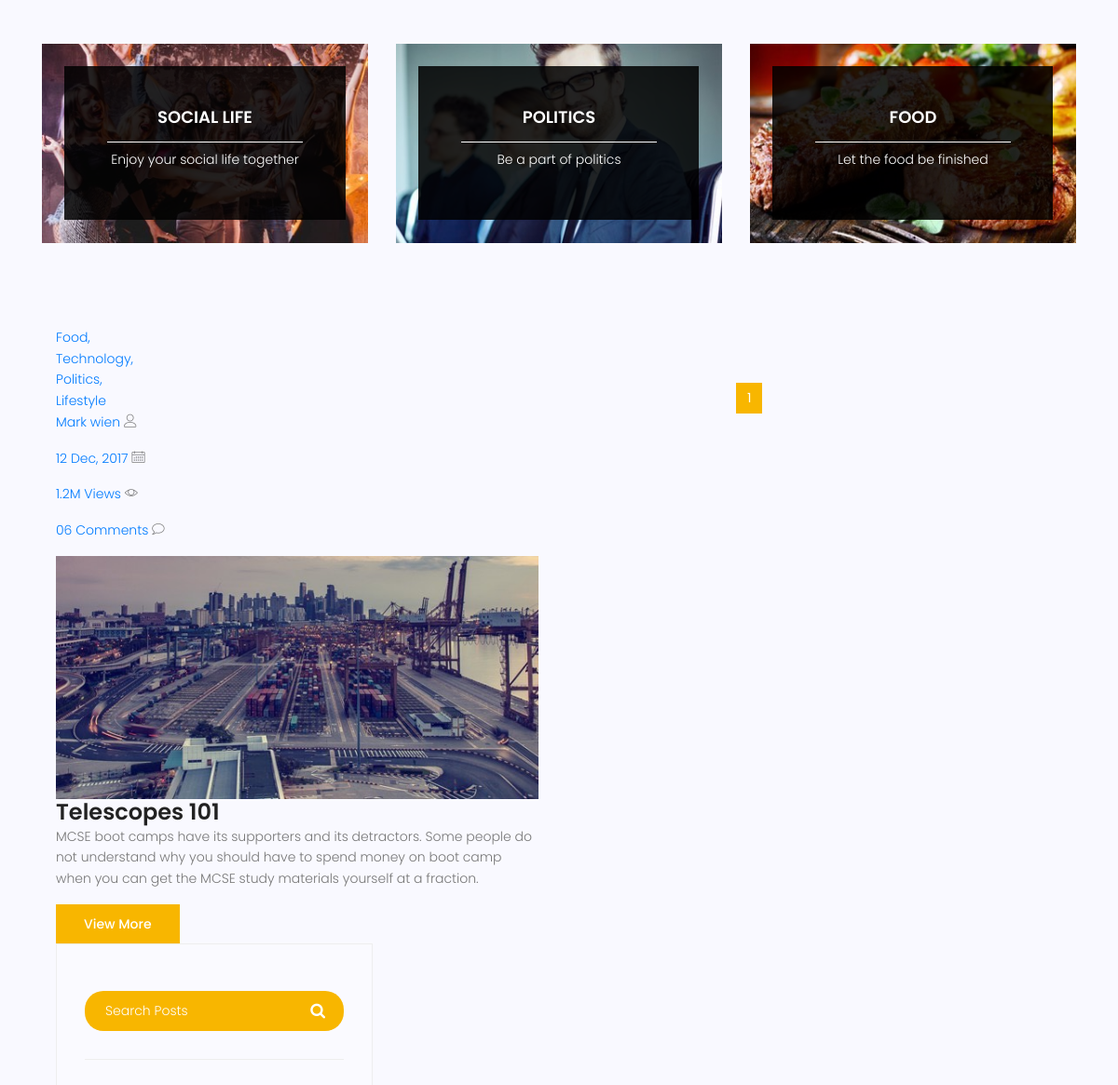
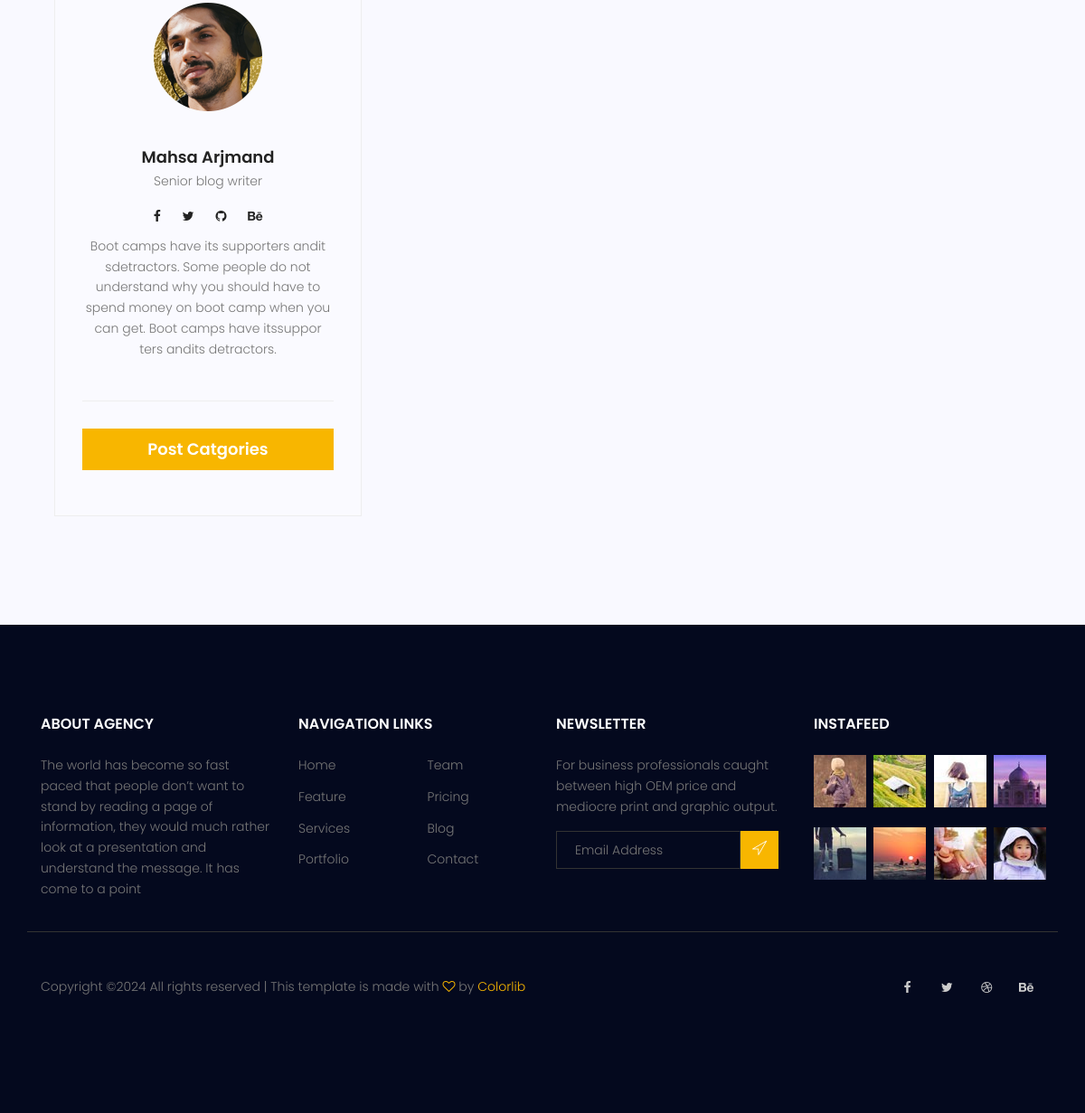
The page /blog/category/iot (lower part) on the database as committed earlier (2 pictures, top to bottom).
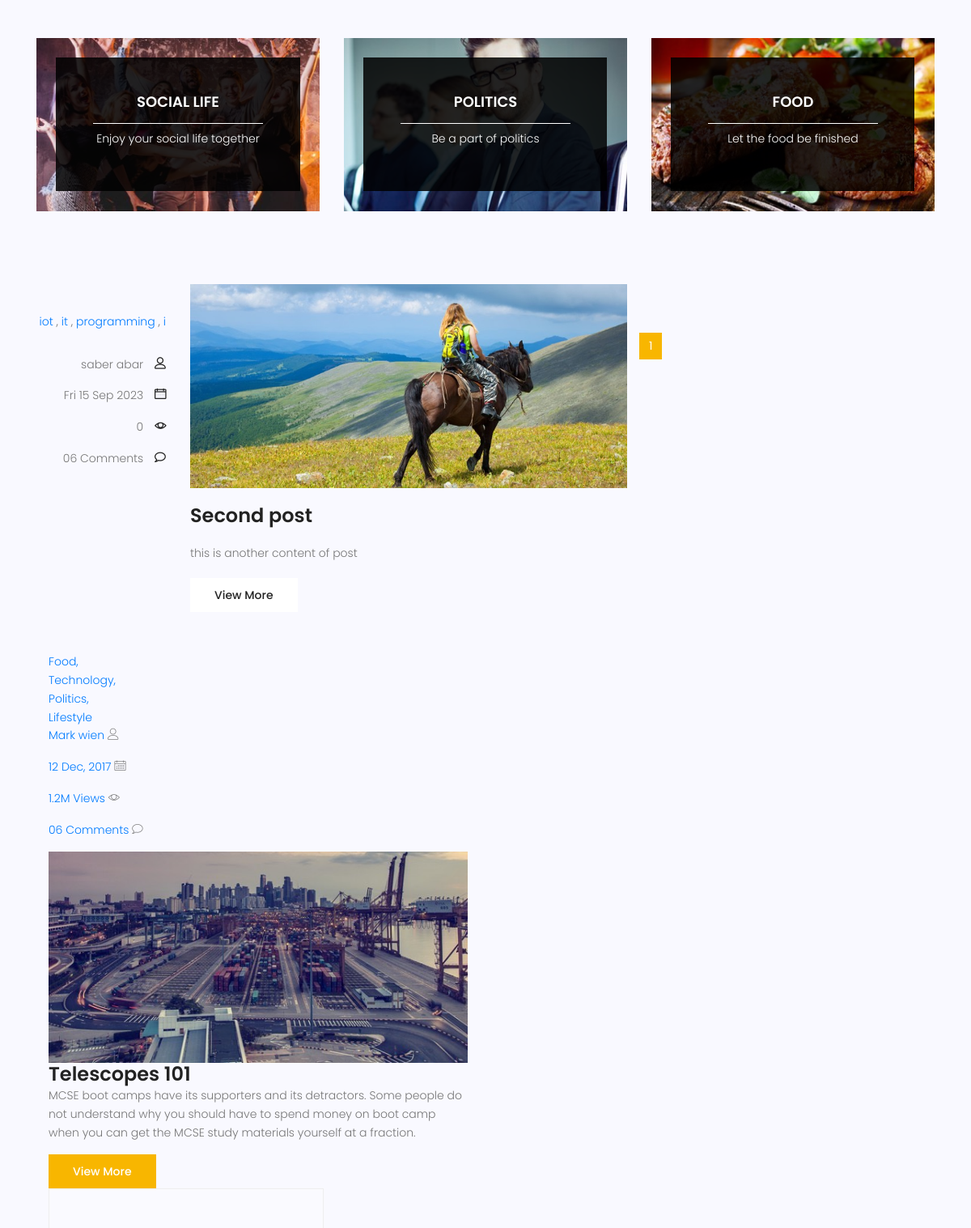
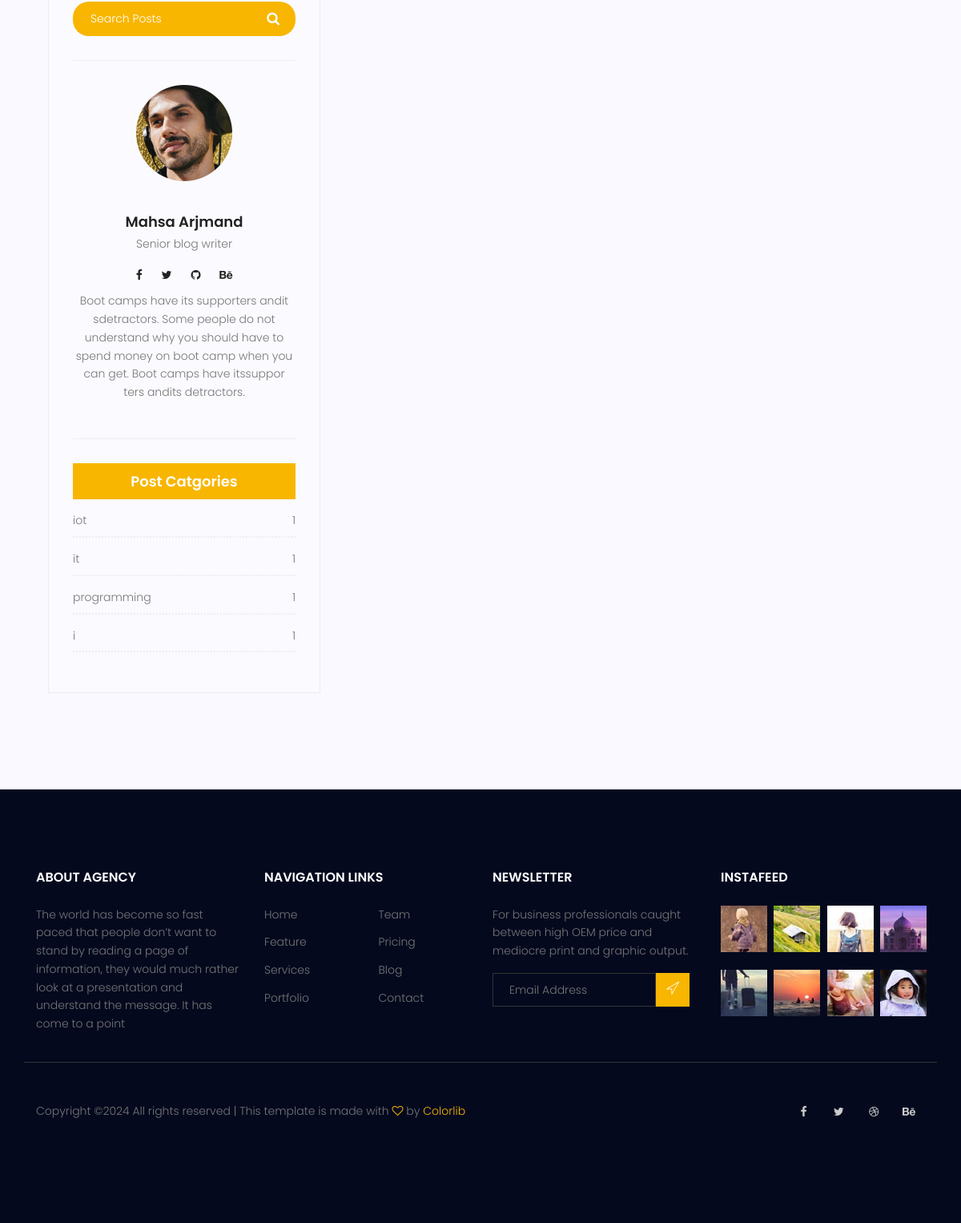
The same page on the database as committed later (2 pictures, top to bottom).
### blog/models.py (models this page shows, shortened)
class Category(models.Model):
    name= models.CharField(max_length=255)
    def __str__(self):
        return self.name

class Post(models.Model):
    image= models.ImageField(upload_to='blog/',default='blog/default.jpg')
    author= models.ForeignKey(User,on_delete=models.SET_NULL,null=True)
    title = models.CharField(max_length=255)
    content = models.TextField()
    category = models.ManyToManyField(Category)
    counted_views = models.IntegerField(default=0)
    status = models.BooleanField(default=False)
    published_date=models.DateTimeField(null=True)
    created_date=models.DateTimeField(auto_now_add=True)
    updated_date=models.DateTimeField(auto_now=True)
    class Meta:
        ordering = ['-created_date']

### blog/views.py (the view)
# urls.py: path('', blog_view, name='index'),
def blog_view(request,**kwargs):
    posts = Post.objects.filter(status=1)
    if kwargs.get('cat_name') != None:
        posts = posts.filter(category__name=kwargs['cat_name'])
    if kwargs.get('author_username') != None :
        posts = posts.filter(author__username = kwargs['author_username'])
    posts = Paginator(posts,3)
    try:
       page_number = request.GET.get('page')
       posts = posts.get_page(page_number)
    except PageNotAnInteger:
        posts = posts.get_page(1)
    except EmptyPage :
        posts= posts.get_page(1)
    context={'posts': posts}
    return render(request, 'blog/blog-home.html',context)

### blog/templatetags/blog_tags.py (called while the page is built)
@register.inclusion_tag('blog/blog-post-categories.html')
def postcategories():
    posts = Post.objects.filter(status=1)
    categories = Category.objects.all()
    cat_dict = {}
    for name in categories:
        cat_dict[name]= posts.filter(category=name).count()
    return {'categories':cat_dict}

### templates/blog/blog-home.html (shortened to what this page needs)
{% extends 'base.html' %}
{% load static %}
{% load blog_tags %}
{% block content %}
			<section class="top-category-widget-area pt-90 pb-90 ">
				<div class="container">
					<div class="row">
						<div class="col-lg-4">
							<div class="single-cat-widget">
								<div class="content relative">
									<div class="overlay overlay-bg"></div>
								    <a href="#" target="_blank">
								      <div class="thumb">
								  		 <img class="content-image img-fluid d-block mx-auto" src="{% static 'img/blog/cat-widget1.jpg' %}" alt="">
								  	  </div>
								      <div class="content-details">
								        <h4 class="content-title mx-auto text-uppercase">Social life</h4>
								        <span></span>
								        <p>Enjoy your social life together</p>
								      </div>
								    </a>
								</div>
							</div>
						</div>
						<div class="col-lg-4">
							<div class="single-cat-widget">
								<div class="content relative">
									<div class="overlay overlay-bg"></div>
								    <a href="#" target="_blank">
								      <div class="thumb">
								  		 <img class="content-image img-fluid d-block mx-auto" src="{% static 'img/blog/cat-widget2.jpg' %}" alt="">
								  	  </div>
								      <div class="content-details">
								        <h4 class="content-title mx-auto text-uppercase">Politics</h4>
								        <span></span>
								        <p>Be a part of politics</p>
								      </div>
								    </a>
								</div>
							</div>
						</div>
						<div class="col-lg-4">
							<div class="single-cat-widget">
								<div class="content relative">
									<div class="overlay overlay-bg"></div>
								    <a href="#" target="_blank">
								      <div class="thumb">
								  		 <img class="content-image img-fluid d-block mx-auto" src="{% static 'img/blog/cat-widget3.jpg' %}" alt="">
								  	  </div>
								      <div class="content-details">
								        <h4 class="content-title mx-auto text-uppercase">Food</h4>
								        <span></span>
								        <p>Let the food be finished</p>
								      </div>
								    </a>
								</div>
							</div>
						</div>
					</div>
				</div>
			</section>
			<section class="post-content-area">
				<div class="container">
					<div class="row">
						<div class="col-lg-8 posts-list">
                            {% for post in posts %}
							<div class="single-post row">
								<div class="col-lg-3  col-md-3 meta-details">
									<ul class="tags">
                                        {% for cat in post.category.all %}
                                            <a href="{% url 'blog:category' cat_name=cat.name %}">{{ cat.name }}</a> {% if not forloop.last %},{% endif %}
                                        {% endfor %}
									</ul>
									<div class="user-details row">
										<p class="user-name col-lg-12 col-md-12 col-6"><a href="{% url 'blog:author' author_username=post.author.username %}"> {{ post.author.get_full_name }}</a> <span class="lnr lnr-user"></span></p>
										<p class="date col-lg-12 col-md-12 col-6"><a href="#">{{post.published_date|date:"D d M Y"}}</a> <span class="lnr lnr-calendar-full"></span></p>
										<p class="view col-lg-12 col-md-12 col-6"><a href="#">{{post.counted_views}}</a> <span class="lnr lnr-eye"></span></p>
										<p class="comments col-lg-12 col-md-12 col-6"><a href="#">06 Comments</a> <span class="lnr lnr-bubble"></span></p>
									</div>
								</div>
								<div class="col-lg-9 col-md-9 ">
									<div class="feature-img">
										<img class="img-fluid" src= "{{post.image.url}} " alt="">
									</div>
									<a class="posts-title" href="{% url 'blog:single' pid=post.id %}"><h3>{{ post.title }}</h3></a>
									<p class="excert">
                                        {{ post.content|truncatechars:100 }}
                                    </p>
									<a href="#" class="primary-btn">View More</a>
								</div>
							</div>
							{% endfor %}
								<div class="col-lg-3 col-md-3 meta-details">
									<ul class="tags">
										<li><a href="#">Food,</a></li>
										<li><a href="#">Technology,</a></li>
										<li><a href="#">Politics,</a></li>
										<li><a href="#">Lifestyle</a></li>
									</ul>
									<div class="user-details row">
										<p class="user-name col-lg-12 col-md-12 col-6"><a href="#">Mark wien</a> <span class="lnr lnr-user"></span></p>
										<p class="date col-lg-12 col-md-12 col-6"><a href="#">12 Dec, 2017</a> <span class="lnr lnr-calendar-full"></span></p>
										<p class="view col-lg-12 col-md-12 col-6"><a href="#">1.2M Views</a> <span class="lnr lnr-eye"></span></p>
										<p class="comments col-lg-12 col-md-12 col-6"><a href="#">06 Comments</a> <span class="lnr lnr-bubble"></span></p>
									</div>
								</div>
								<div class="col-lg-9 col-md-9">
									<div class="feature-img">
										<img class="img-fluid" src="{% static 'img/blog/feature-img5.jpg' %}" alt="">
									</div>
									<a class="posts-title" href="blog-single.html"><h3>Telescopes 101</h3></a>
									<p class="excert">
										MCSE boot camps have its supporters and its detractors. Some people do not understand why you should have to spend money on boot camp when you can get the MCSE study materials yourself at a fraction.
									</p>
									<a href="blog-single.html" class="primary-btn">View More</a>
								</div>
							</div>
		                    <nav class="blog-pagination justify-content-center d-flex">
		                        <ul class="pagination">
                                    {% for i in posts.paginator.page_range %}
                                    {% if posts.number == i %}
                                         <li class="page-item active"><a href="?page{{ i }}" class="page-link">{{ i }}</a></li>
                                    {% else %}
                                         <li class="page-item"><a href="?page{{ i }}" class="page-link">{{ i }}</a></li>
                                    {% endif %}
                                    {% endfor %}
		                        </ul>
		                    </nav>
						</div>
						<div class="col-lg-4 sidebar-widgets">
							<div class="widget-wrap">
                                {% include 'blog/blog-search.html' %}
                                {% include 'blog/blog-writer.html' %}
                                {% postcategories %}
						</div>
					</div>
				</div>
			</section>
{% endblock %}

### templates/base.html (shortened to what this page needs)
{% load static %}
<!DOCTYPE html>
	<html lang="zxx" class="no-js">
	<head>
			<link rel="stylesheet" href="{% static 'css/linearicons.css' %}">
			<link rel="stylesheet" href="{% static 'css/font-awesome.min.css' %}">
			<link rel="stylesheet" href="{% static 'css/bootstrap.css' %}">
			<link rel="stylesheet" href="{% static 'css/magnific-popup.css' %}">
			<link rel="stylesheet" href="{% static 'css/jquery-ui.css' %}">
			<link rel="stylesheet" href="{% static 'css/nice-select.css' %}">
			<link rel="stylesheet" href="{% static 'css/animate.min.css' %}">
			<link rel="stylesheet" href="{% static 'css/owl.carousel.css' %}">
			<link rel="stylesheet" href="{% static 'css/main.css' %}">
		</head>
		<body>
{% block content %}
{% endblock %}
			<footer class="footer-area section-gap">
				<div class="container">
					<div class="row">
						<div class="col-lg-3  col-md-6 col-sm-6">
							<div class="single-footer-widget">
								<h6>About Agency</h6>
								<p>
									The world has become so fast paced that people don’t want to stand by reading a page of information, they would much rather look at a presentation and understand the message. It has come to a point
								</p>
							</div>
						</div>
						<div class="col-lg-3 col-md-6 col-sm-6">
							<div class="single-footer-widget">
								<h6>Navigation Links</h6>
								<div class="row">
									<div class="col">
										<ul>
											<li><a href="#">Home</a></li>
											<li><a href="#">Feature</a></li>
											<li><a href="#">Services</a></li>
											<li><a href="#">Portfolio</a></li>
										</ul>
									</div>
									<div class="col">
										<ul>
											<li><a href="#">Team</a></li>
											<li><a href="#">Pricing</a></li>
											<li><a href="#">Blog</a></li>
											<li><a href="#">Contact</a></li>
										</ul>
									</div>
								</div>
							</div>
						</div>
						<div class="col-lg-3  col-md-6 col-sm-6">
							<div class="single-footer-widget">
								<h6>Newsletter</h6>
								<p>
									For business professionals caught between high OEM price and mediocre print and graphic output.
								</p>
								<div id="mc_embed_signup">
									<form target="_blank" action="https://spondonit.us12.list-manage.com/subscribe/post?u=1462626880ade1ac87bd9c93a&amp;id=92a4423d01" method="get" class="subscription relative">
										<div class="input-group d-flex flex-row">
											<input name="EMAIL" placeholder="Email Address" onfocus="this.placeholder = ''" onblur="this.placeholder = 'Email Address '" required="" type="email">
											<button class="btn bb-btn"><span class="lnr lnr-location"></span></button>
										</div>
									</form>
								</div>
							</div>
						</div>
						<div class="col-lg-3  col-md-6 col-sm-6">
							<div class="single-footer-widget mail-chimp">
								<h6 class="mb-20">InstaFeed</h6>
								<ul class="instafeed d-flex flex-wrap">
									<li><img src="{% static 'img/i1.jpg' %}" alt=""></li>
									<li><img src="{% static 'img/i2.jpg' %}" alt=""></li>
									<li><img src="{% static 'img/i3.jpg' %}" alt=""></li>
									<li><img src="{% static 'img/i4.jpg' %}" alt=""></li>
									<li><img src="{% static 'img/i5.jpg' %}" alt=""></li>
									<li><img src="{% static 'img/i6.jpg' %}" alt=""></li>
									<li><img src="{% static 'img/i7.jpg' %}" alt=""></li>
									<li><img src="{% static 'img/i8.jpg' %}" alt=""></li>
								</ul>
							</div>
						</div>
					</div>
					<div class="row footer-bottom d-flex justify-content-between align-items-center">
						<p class="col-lg-8 col-sm-12 footer-text m-0">
Copyright &copy;<script>document.write(new Date().getFullYear());</script> All rights reserved | This template is made with <i class="fa fa-heart-o" aria-hidden="true"></i> by <a href="https://colorlib.com" target="_blank">Colorlib</a>
</p>
						<div class="col-lg-4 col-sm-12 footer-social">
							<a href="#"><i class="fa fa-facebook"></i></a>
							<a href="#"><i class="fa fa-twitter"></i></a>
							<a href="#"><i class="fa fa-dribbble"></i></a>
							<a href="#"><i class="fa fa-behance"></i></a>
						</div>
					</div>
				</div>
			</footer>
		</body>
	</html>

### templates/blog/blog-search.html
								<div class="single-sidebar-widget search-widget">
									<form class="search-form" action="{% url 'blog:search' %}" method="get">
			                            <input placeholder="Search Posts" name="s" type="text" onfocus="this.placeholder = ''" onblur="this.placeholder = 'Search Posts'" >
			                            <button type="submit"><i class="fa fa-search"></i></button>
			                        </form>
								</div>

### templates/blog/blog-writer.html
{% load static %}
<div class="single-sidebar-widget user-info-widget">
    <img src="{% static 'img/blog/user-info.png' %}" alt="">
    <a href="#"><h4>Mahsa Arjmand</h4></a>
    <p>
        Senior blog writer
    </p>
    <ul class="social-links">
        <li><a href="#"><i class="fa fa-facebook"></i></a></li>
        <li><a href="#"><i class="fa fa-twitter"></i></a></li>
        <li><a href="#"><i class="fa fa-github"></i></a></li>
        <li><a href="#"><i class="fa fa-behance"></i></a></li>
    </ul>
    <p>
        Boot camps have its supporters andit sdetractors. Some people do not understand why you should have to spend money on boot camp when you can get. Boot camps have itssuppor ters andits detractors.
    </p>
</div>

### templates/blog/blog-post-categories.html
{% load static %}
{% load blog_tags %}
<div class="single-sidebar-widget post-category-widget">
    <h4 class="category-title">Post Catgories</h4>
    <ul class="cat-list">
        {% for name,count in categories.items %}
        <li>
            <a href="{% url 'blog:category' cat_name=name %}" class="d-flex justify-content-between">
                <p>{{ name }}</p>
                <p>{{ count }}</p>
            </a>
        </li>
        {% endfor %}
    </ul>
</div>

Rows that differ between the two databases and show on the page:
now on this page (row edited): Post: author.get_full_name "saber abar", published_date "Fri 15 Sep 2023", counted_views "0", image (placeholder picture), title "Second post", content "this is another content of post"
added Category: name "iot", id "1"
added Category: name "it", count "1"
added Category: name "programming", count "1"
added Category: name "i", count "1"
